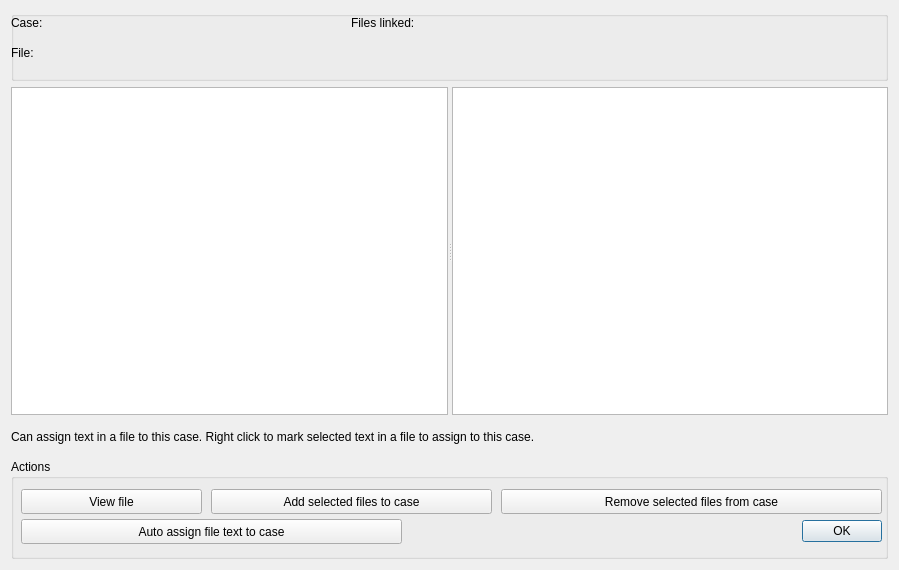
<?xml version="1.0" encoding="UTF-8"?>
<ui version="4.0">
 <class>Dialog_case_file_manager</class>
 <widget class="QDialog" name="Dialog_case_file_manager">
  <property name="geometry">
   <rect>
    <x>0</x>
    <y>0</y>
    <width>899</width>
    <height>570</height>
   </rect>
  </property>
  <property name="windowTitle">
   <string>Case file manager</string>
  </property>
  <layout class="QGridLayout" name="gridLayout">
   <item row="5" column="0">
    <widget class="QGroupBox" name="groupBox">
     <property name="minimumSize">
      <size>
       <width>0</width>
       <height>100</height>
      </size>
     </property>
     <property name="maximumSize">
      <size>
       <width>16777215</width>
       <height>100</height>
      </size>
     </property>
     <property name="title">
      <string>Actions</string>
     </property>
     <widget class="QPushButton" name="pushButton_view">
      <property name="geometry">
       <rect>
        <x>10</x>
        <y>30</y>
        <width>181</width>
        <height>25</height>
       </rect>
      </property>
      <property name="text">
       <string>View file</string>
      </property>
     </widget>
     <widget class="QPushButton" name="pushButton_auto_assign">
      <property name="geometry">
       <rect>
        <x>10</x>
        <y>60</y>
        <width>381</width>
        <height>25</height>
       </rect>
      </property>
      <property name="text">
       <string>Auto assign file text to case</string>
      </property>
     </widget>
     <widget class="QPushButton" name="pushButton_add_files">
      <property name="geometry">
       <rect>
        <x>200</x>
        <y>30</y>
        <width>281</width>
        <height>25</height>
       </rect>
      </property>
      <property name="text">
       <string>Add selected files to case</string>
      </property>
     </widget>
     <widget class="QPushButton" name="pushButton_remove">
      <property name="geometry">
       <rect>
        <x>490</x>
        <y>30</y>
        <width>381</width>
        <height>25</height>
       </rect>
      </property>
      <property name="text">
       <string>Remove selected files from case</string>
      </property>
     </widget>
     <widget class="QDialogButtonBox" name="buttonBox">
      <property name="geometry">
       <rect>
        <x>660</x>
        <y>60</y>
        <width>211</width>
        <height>25</height>
       </rect>
      </property>
      <property name="orientation">
       <enum>Qt::Horizontal</enum>
      </property>
      <property name="standardButtons">
       <set>QDialogButtonBox::Ok</set>
      </property>
     </widget>
    </widget>
   </item>
   <item row="3" column="0">
    <widget class="QLabel" name="label_2">
     <property name="minimumSize">
      <size>
       <width>0</width>
       <height>32</height>
      </size>
     </property>
     <property name="maximumSize">
      <size>
       <width>16777215</width>
       <height>32</height>
      </size>
     </property>
     <property name="text">
      <string>Can assign text in a file to this case. Right click to mark selected text in a file to assign to this case.</string>
     </property>
    </widget>
   </item>
   <item row="0" column="0">
    <widget class="QGroupBox" name="groupBox_2">
     <property name="minimumSize">
      <size>
       <width>0</width>
       <height>70</height>
      </size>
     </property>
     <property name="maximumSize">
      <size>
       <width>16777215</width>
       <height>70</height>
      </size>
     </property>
     <property name="title">
      <string/>
     </property>
     <widget class="QLabel" name="label_case">
      <property name="geometry">
       <rect>
        <x>0</x>
        <y>0</y>
        <width>321</width>
        <height>24</height>
       </rect>
      </property>
      <property name="minimumSize">
       <size>
        <width>0</width>
        <height>24</height>
       </size>
      </property>
      <property name="maximumSize">
       <size>
        <width>16777215</width>
        <height>24</height>
       </size>
      </property>
      <property name="text">
       <string>Case:</string>
      </property>
     </widget>
     <widget class="QLabel" name="label_file">
      <property name="geometry">
       <rect>
        <x>0</x>
        <y>30</y>
        <width>841</width>
        <height>24</height>
       </rect>
      </property>
      <property name="minimumSize">
       <size>
        <width>0</width>
        <height>24</height>
       </size>
      </property>
      <property name="maximumSize">
       <size>
        <width>16777215</width>
        <height>24</height>
       </size>
      </property>
      <property name="text">
       <string>File:</string>
      </property>
     </widget>
     <widget class="QLabel" name="label_files_linked">
      <property name="geometry">
       <rect>
        <x>340</x>
        <y>0</y>
        <width>301</width>
        <height>24</height>
       </rect>
      </property>
      <property name="text">
       <string>Files linked: </string>
      </property>
     </widget>
    </widget>
   </item>
   <item row="2" column="0">
    <widget class="QSplitter" name="splitter">
     <property name="orientation">
      <enum>Qt::Horizontal</enum>
     </property>
     <widget class="QTableWidget" name="tableWidget"/>
     <widget class="QTextBrowser" name="textBrowser"/>
    </widget>
   </item>
  </layout>
 </widget>
 <resources/>
 <connections>
  <connection>
   <sender>buttonBox</sender>
   <signal>accepted()</signal>
   <receiver>Dialog_case_file_manager</receiver>
   <slot>accept()</slot>
   <hints>
    <hint type="sourcelabel">
     <x>248</x>
     <y>254</y>
    </hint>
    <hint type="destinationlabel">
     <x>157</x>
     <y>274</y>
    </hint>
   </hints>
  </connection>
  <connection>
   <sender>buttonBox</sender>
   <signal>rejected()</signal>
   <receiver>Dialog_case_file_manager</receiver>
   <slot>reject()</slot>
   <hints>
    <hint type="sourcelabel">
     <x>316</x>
     <y>260</y>
    </hint>
    <hint type="destinationlabel">
     <x>286</x>
     <y>274</y>
    </hint>
   </hints>
  </connection>
 </connections>
</ui>
